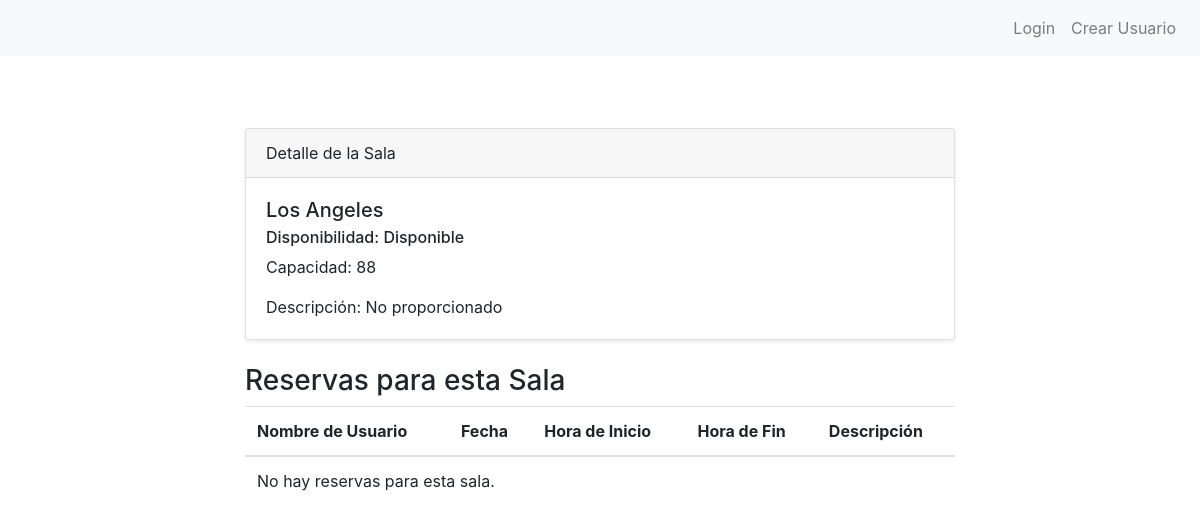
The app's page /bookings/sala/detail/17 with its own data.
### bookings/models.py (models this page shows, shortened)
class Sala(models.Model):
    nombre = models.CharField(max_length=100)
    disponible = models.BooleanField(default=True)
    capacidad = models.IntegerField()
    descripcion = models.TextField(blank=True, null=True)

### bookings/views.py (the view)
# urls.py: path("sala/detail/<sala_id>", detail_sala_view, name="sala-detail"),
def detail_sala_view(request, sala_id):
    sala = Sala.objects.get(id=sala_id)
    contexto_dict = {"sala": sala}
    return render(request, "bookings/detail-sala.html", contexto_dict)

### bookings/templates/bookings/detail-sala.html (shortened to what this page needs)
{% extends 'bookings/base.html' %}
{% block content %}
<section class="py-5">
    <div class="container">
        <div class="row">
            <div class="col-lg-8 mx-auto">
                <div class="card shadow-sm">
                    <div class="card-header">
                        Detalle de la Sala
                    </div>
                    <div class="card-body">
                        <h5 class="card-title">{{ sala.nombre }}</h5>
                        {% if sala.disponible %}
                        <h6 class="card-subtitle mb-2">Disponibilidad: Disponible</h6>
                        {% else %}
                        <h6 class="card-subtitle mb-2">Disponibilidad: No Disponible</h6>
                        {% endif %}
                        <p class="card-text">Capacidad: {{ sala.capacidad }}</p>
                        <p class="card-text">Descripción: {{ sala.descripcion | default:"No proporcionado" }}</p>
                    </div>
                </div>
                <div class="mt-4">
                    <h3>Reservas para esta Sala</h3>
                    <table class="table">
                        <thead>
                            <tr>
                                <th scope="col">Nombre de Usuario</th>
                                <th scope="col">Fecha</th>
                                <th scope="col">Hora de Inicio</th>
                                <th scope="col">Hora de Fin</th>
                                <th scope="col">Descripción</th>
                            </tr>
                        </thead>
                        <tbody>
                            {% for reserva in sala.reservas.all %}
                            <tr>
                                <td>{{ reserva.nombre_de_usuario }}</td>
                                <td>{{ reserva.fecha | date:"d/m/Y" }}</td>
                                <td>{{ reserva.hora_inicio | date:"H:i" }}</td>
                                <td>{{ reserva.hora_fin | date:"H:i" }}</td>
                                <td>{{ reserva.descripcion | default:"No proporcionado" }}</td>
                            </tr>
                            {% empty %}
                            <tr>
                                <td colspan="5">No hay reservas para esta sala.</td>
                            </tr>
                            {% endfor %}
                        </tbody>
                    </table>
                </div>
            </div>
        </div>
    </div>
</section>
{% endblock %}

### records on screen
Sala: nombre "Los Angeles", capacidad "88", descripcion "No proporcionado"
